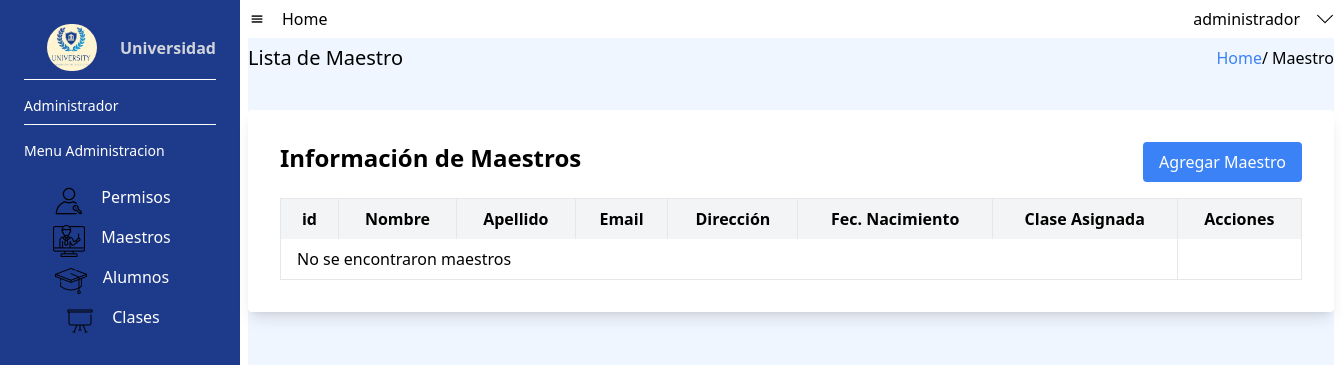
The app's page /Adm_Das_Maes.php (signed in), older data.
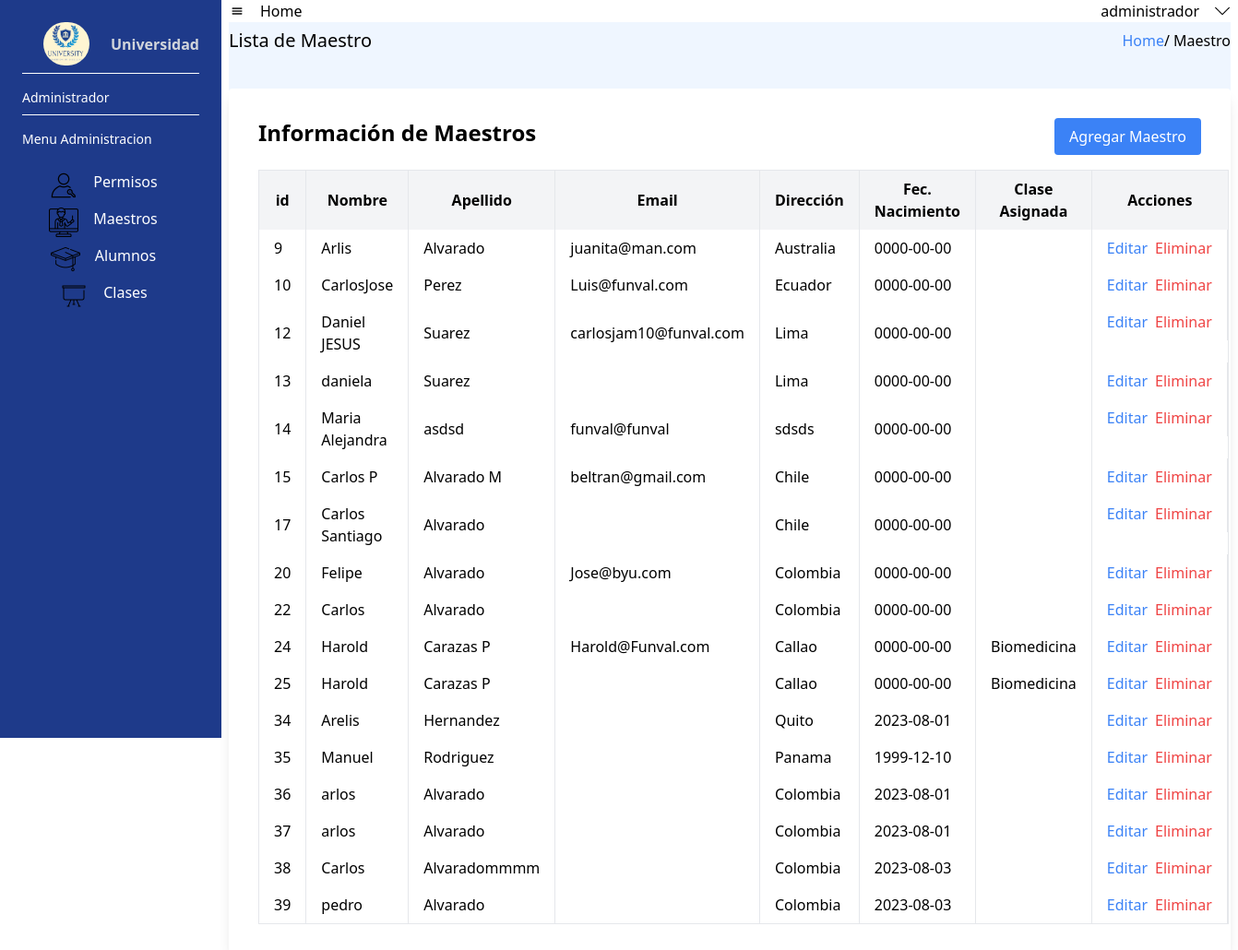
The same page, newer data.
### tables this page shows
CREATE TABLE `usuarios_login` (
  `id_ul` int(11) NOT NULL,
  `correo` varchar(100) NOT NULL,
  `contra` varchar(150) NOT NULL,
  `datos_id` int(11) NOT NULL
);

CREATE TABLE `usuarios_datos` (
  `id_ud` int(11) NOT NULL,
  `dni` int(11) NOT NULL,
  `nombre` varchar(100) NOT NULL,
  `apellidos` varchar(100) NOT NULL,
  `direccion` varchar(100) DEFAULT NULL,
  `fecha_nacimiento` date NOT NULL,
  `rol_id` int(11) NOT NULL
);

CREATE TABLE `materia` (
  `id_materia` int(11) NOT NULL,
  `nombre_materia` varchar(100) NOT NULL
);

### Adm_Das_Maes.php (the view, shortened to what the changed rows need)
<?php
$servername = "localhost";
$username = "root";
$password = "";
$dbname = "proyecto_final";
$conn = new mysqli($servername, $username, $password, $dbname);
$sql = "SELECT `id_ud`,`nombre`,`apellidos`,`correo`,`direccion`,`fecha_nacimiento`,`nombre_materia`,`id_materia` FROM materia LEFT JOIN `maestro_materia` on materia.id_materia = maestro_materia.materia_id RIGHT JOIN `usuarios_datos` on maestro_materia.maestro_id = usuarios_datos.id_ud LEFT JOIN `usuarios_login` on id_ud = usuarios_login.datos_id WHERE rol_id=2";
$result = $conn->query($sql);
?>
<!DOCTYPE html>
<html>
<head>
    <link rel="stylesheet" href="/dist//output.css">
</head>
<body>
    <div class="w-screen h-screen flex">
        <div class="flex flex-col w-[calc(100%-15rem)] px-2">
            <section class=" h-screen bg-blue-50">
                <div class="flex  w-full flex-row justify- items-center    ">
                    <div class="flex h-10 w-full  flex-row justify-between items-center">
                        <h1 class="text-xl"> Lista de Maestro </h1>
                    </div>
                </div>
                <div class="max-w-full mx-auto p-8 bg-white rounded shadow-lg mt-8">
                    <table class=" w-full border-collapse border" id="tablaMaestros">
                        <thead>
                            <tr class="bg-gray-100">
                                <th class="py-2 px-4 border-r">id</th>
                                <th class="py-2 px-4 border-r">Nombre</th>
                                <th class="py-2 px-4 border-r">Apellido</th>
                                <th class="py-2 px-4 border-r">Email</th>
                                <th class="py-2 px-4 border-r">Dirección</th>
                                <th class="py-2 px-4 border-r">Fec. Nacimiento</th>
                                <th class="py-2 px-4 border-r">Clase Asignada</th>
                                <th class="py-2 px-4 border-r">Acciones</th>
                            </tr>
                        </thead>
                        <tbody>
                            <?php
                            if ($result->num_rows > 0) {
                                while ($row = $result->fetch_assoc()) {
                                    echo '<tr class="bg-white">';
                                    echo '<td class="py-2 px-4 border-r">' . $row["id_ud"] . '</td>';
                                    echo '<td class="py-2 px-4 border-r">' . $row["nombre"] . '</td>';
                                    echo '<td class="py-2 px-4 border-r">' .
                                        $row["apellidos"] . '</td>';
                                    echo '<td class="py-2 px-4 border-r">' .
                                        $row["correo"] . '</td>';
                                    echo '<td class="py-2 px-4 border-r">' . $row["direccion"] . '</td>';
                                    echo '<td class="py-2 px-4 border-r">' . $row["fecha_nacimiento"] . '</td>';
                                    echo '<td class="py-2 px-4 border-r">' . $row["nombre_materia"] . '</td>';
                                    echo '<td class="py-2 px-4 border-r flex flex-row">';
                                    echo '<button class="text-blue-500 hover:underline" onclick="openUpdateModal(this)">Editar</button>';
                                    echo '<button class="text-red-500 hover:underline ml-2">Eliminar</button>';
                                    echo '</td>';
                                    echo '</tr>';
                                }
                            } else {
                                echo '<tr class="bg-white">';
                                echo '<td class="py-2 px-4 border-r" colspan="7">No se encontraron maestros</td>';
                                echo '</tr>';
                            }
                            ?>
                        </tbody>
                    </table>
                </div>
            </section>
        </div>
    </div>
</body>
</html>

Row changes from the older to the newer data that the page shows:
added usuarios_login: datos.id_ud "9", datos.nombre "Arlis", datos.apellidos "Alvarado", correo "juanita@man.com", datos.direccion "Australia", datos.fecha_nacimiento "0000-00-00"
added usuarios_login: datos.id_ud "10", datos.nombre "CarlosJose", datos.apellidos "Perez", correo "Luis@funval.com", datos.direccion "Ecuador", datos.fecha_nacimiento "0000-00-00"
added usuarios_login: datos.id_ud "12", datos.nombre "Daniel JESUS", datos.apellidos "Suarez", correo "carlosjam10@funval.com", datos.direccion "Lima", datos.fecha_nacimiento "0000-00-00"
added usuarios_datos: id_ud "13", nombre "daniela", apellidos "Suarez", direccion "Lima", fecha_nacimiento "0000-00-00"
added usuarios_login: datos.id_ud "14", datos.nombre "Maria Alejandra", datos.apellidos "asdsd", correo "funval@funval", datos.direccion "sdsds", datos.fecha_nacimiento "0000-00-00"
added usuarios_login: datos.id_ud "15", datos.nombre "Carlos P", datos.apellidos "Alvarado M", correo "beltran@gmail.com", datos.direccion "Chile", datos.fecha_nacimiento "0000-00-00"
added usuarios_datos: id_ud "17", nombre "Carlos Santiago", apellidos "Alvarado", direccion "Chile", fecha_nacimiento "0000-00-00"
added usuarios_login: datos.id_ud "20", datos.nombre "Felipe", datos.apellidos "Alvarado", correo "Jose@byu.com", datos.direccion "Colombia", datos.fecha_nacimiento "0000-00-00"
added usuarios_datos: id_ud "22", nombre "Carlos", apellidos "Alvarado", direccion "Colombia", fecha_nacimiento "0000-00-00"
added materia: usuarios_datos.id_ud "24", usuarios_datos.nombre "Harold", usuarios_datos.apellidos "Carazas P", usuarios_login.correo "Harold@Funval.com", usuarios_datos.direccion "Callao", usuarios_datos.fecha_nacimiento "0000-00-00", nombre_materia "Biomedicina", usuarios_datos.id_ud "25"
added usuarios_datos: id_ud "34", nombre "Arelis", apellidos "Hernandez", direccion "Quito", fecha_nacimiento "2023-08-01"
added usuarios_datos: id_ud "35", nombre "Manuel", apellidos "Rodriguez", direccion "Panama", fecha_nacimiento "1999-12-10"
added usuarios_datos: id_ud "36", nombre "arlos", apellidos "Alvarado", direccion "Colombia", fecha_nacimiento "2023-08-01"
added usuarios_datos: id_ud "37", nombre "arlos", apellidos "Alvarado", direccion "Colombia", fecha_nacimiento "2023-08-01"
added usuarios_datos: id_ud "38", nombre "Carlos", apellidos "Alvaradommmm", direccion "Colombia", fecha_nacimiento "2023-08-03"
added usuarios_datos: id_ud "39", nombre "pedro", apellidos "Alvarado", direccion "Colombia", fecha_nacimiento "2023-08-03"
Text that changed along with them:
text no longer shown: "No se encontraron maestros"
